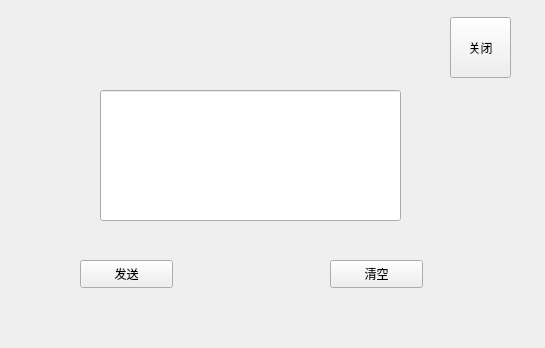
<?xml version="1.0" encoding="UTF-8"?>
<ui version="4.0">
 <class>chat</class>
 <widget class="QWidget" name="chat">
  <property name="geometry">
   <rect>
    <x>0</x>
    <y>0</y>
    <width>545</width>
    <height>348</height>
   </rect>
  </property>
  <property name="windowTitle">
   <string>Form</string>
  </property>
  <widget class="QLineEdit" name="MesglineEdit">
   <property name="geometry">
    <rect>
     <x>100</x>
     <y>90</y>
     <width>301</width>
     <height>131</height>
    </rect>
   </property>
  </widget>
  <widget class="QPushButton" name="SendButton">
   <property name="geometry">
    <rect>
     <x>80</x>
     <y>260</y>
     <width>93</width>
     <height>28</height>
    </rect>
   </property>
   <property name="text">
    <string>发送</string>
   </property>
  </widget>
  <widget class="QPushButton" name="ClearButton">
   <property name="geometry">
    <rect>
     <x>330</x>
     <y>260</y>
     <width>93</width>
     <height>28</height>
    </rect>
   </property>
   <property name="text">
    <string>清空</string>
   </property>
  </widget>
  <widget class="QPushButton" name="CloseButton">
   <property name="geometry">
    <rect>
     <x>450</x>
     <y>17</y>
     <width>61</width>
     <height>61</height>
    </rect>
   </property>
   <property name="text">
    <string>关闭</string>
   </property>
  </widget>
 </widget>
 <resources/>
 <connections/>
</ui>
